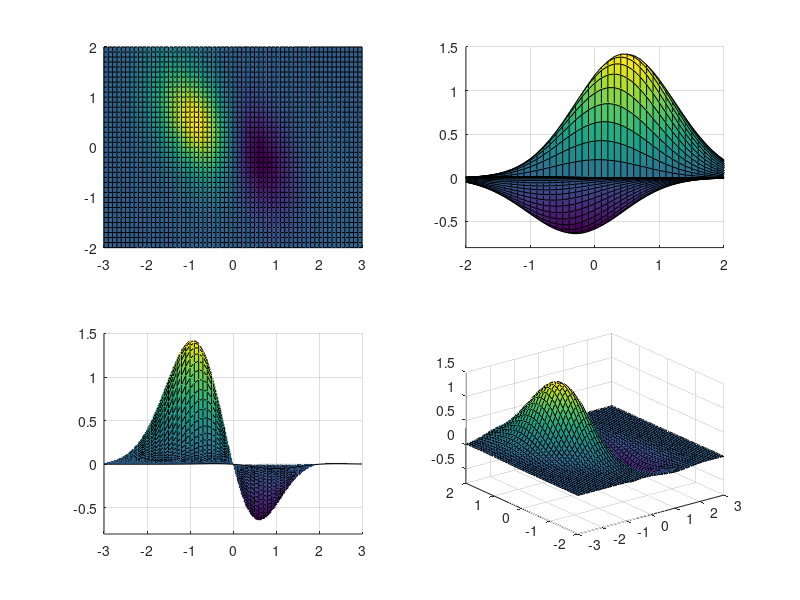

Source code (MATLAB):
[x,y]=meshgrid(-3:0.1:3,-2:0.1:2);
z=(x.^2-2*x).*exp(-x.^2-y.^2-x.*y);
figure;
subplot(221),surf(x,y,z),view(0,90),axis([-3 3 -2 2 -0.8 1.5])
subplot(222),surf(x,y,z),view(90,0),axis([-3 3 -2 2 -0.8 1.5])
subplot(223),surf(x,y,z),view(0,0),axis([-3 3 -2 2 -0.8 1.5])
subplot(224),surf(x,y,z),axis([-3 3 -2 2 -0.8 1.5])
